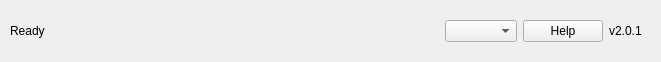
<?xml version='1.0' encoding='utf-8'?>
<ui version="4.0">
 <class>FooterComponent</class>
 <widget class="QCustomComponent" name="FooterComponent">
  <property name="geometry">
   <rect>
    <x>0</x>
    <y>0</y>
    <width>661</width>
    <height>62</height>
   </rect>
  </property>
  <property name="windowTitle">
   <string>CustomComponent</string>
  </property>
  <layout class="QHBoxLayout" name="horizontalLayout">
   <property name="spacing">
    <number>10</number>
   </property>
   <property name="leftMargin">
    <number>10</number>
   </property>
   <property name="topMargin">
    <number>10</number>
   </property>
   <property name="rightMargin">
    <number>10</number>
   </property>
   <property name="bottomMargin">
    <number>10</number>
   </property>
   <item alignment="Qt::AlignmentFlag::AlignLeft">
    <widget class="QLabel" name="label">
     <property name="text">
      <string>Ready</string>
     </property>
    </widget>
   </item>
   <item alignment="Qt::AlignmentFlag::AlignRight">
    <widget class="QWidget" name="widget" native="true">
     <layout class="QHBoxLayout" name="horizontalLayout_2">
      <item>
       <widget class="QCustomThemeList" name="CustomThemeList">
        <property name="windowTitle">
         <string>Custom Theme List</string>
        </property>
        <property name="loadPredefinedThemes" stdset="0">
         <bool>true</bool>
        </property>
       </widget>
      </item>
      <item>
       <widget class="QPushButton" name="pushButton">
        <property name="text">
         <string>Help</string>
        </property>
        <property name="icon">
         <iconset resource="../Qss/icons/_icons.qrc">
          <normaloff>:/material_design/icons/material_design/help.png</normaloff>:/material_design/icons/material_design/help.png</iconset>
        </property>
       </widget>
      </item>
      <item>
       <widget class="QLabel" name="label_2">
        <property name="text">
         <string>v2.0.1</string>
        </property>
       </widget>
      </item>
     </layout>
    </widget>
   </item>
  </layout>
 </widget>
 <customwidgets>
  <customwidget>
   <class>QCustomThemeList</class>
   <extends>QComboBox</extends>
   <header>Custom_Widgets.QCustomThemeList</header>
  </customwidget>
  <customwidget>
   <class>QCustomComponent</class>
   <extends>QWidget</extends>
   <header>Custom_Widgets.QCustomComponent</header>
   <container>1</container>
  </customwidget>
 <customwidget><class>QPushButton</class><extends>QPushButton</extends><header location="global">Custom_Widgets.Theme.h</header><container>1</container></customwidget><customwidget><class>QLabel</class><extends>QLabel</extends><header location="global">Custom_Widgets.Theme.h</header><container>1</container></customwidget></customwidgets>
 <connections />
</ui>
